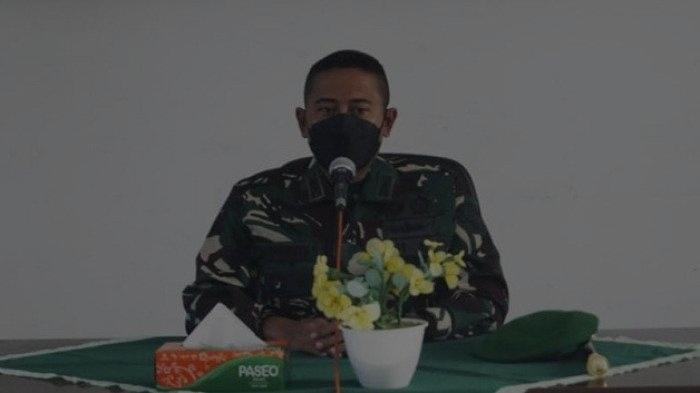
#> input picture data/dataset/64002924e3ef43e72bf1b820-darker1.jpg, 700 x 393 px; its folder holds only this picture in this run
$ python -i load_models.py   (imports and definitions only)
#> lines starting #> are read from the running program, lines starting #| are printed output that depends on the picture
# for load machine learning models
import datetime
import cv2
import face_recognition
import os
import shutil
import numpy
import math
import requests
from tqdm import tqdm
import sys
from PIL import Image, ImageOps, ImageEnhance

from ...core.logging import logger

# testing pr

CWD = os.getcwd()

class Models:
    def __init__(self):
        self.face_encodings = []
        self.known_face_encodings = []
        self.known_face_names = []

    # [40 lines left out: functions encodeFaces, updateDataset, not called in this run]

    def imgAugmentation(self, img):
        # Zoom to face
        try :
            frame = Image.open(img)
#> frame is the input picture: PIL image 700x393 RGB; mean R, G, B 82.6, 84.1, 83.3
            frame = frame.convert("RGB")
            cv2_input = numpy.array(frame)
            detector = cv2.FaceDetectorYN.create(f"{CWD}/ml-models/face_detection_yunet/face_detection_yunet_2022mar.onnx", "", (320, 320))
            height, width, channels = cv2_input.shape
            detector.setInputSize((width, height))
            channel, faces = detector.detect(cv2_input)
            faces = faces if faces is not None else []
            boxes = []
            for face in faces:
                box = list(map(int, face[:4]))
                boxes.append(box)
                x = box[0]
                y = box[1]
                w = box[2]
                h = box[3]
                faceCropped = cv2_input[y:y + h, x:x + w]
            if len(boxes) == 1:
                cv2.imwrite(img , cv2.cvtColor(faceCropped, cv2.COLOR_BGR2RGB))
        except :
           pass
        input_img = Image.open(img)
        input_img = input_img.convert('RGB')
        # Flip Image
        img_flip = ImageOps.flip(input_img)
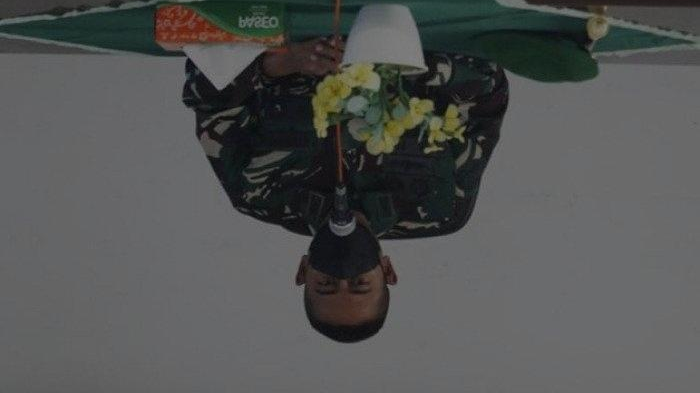
#> img_flip: PIL image 700x393 RGB; mean R, G, B 82.6, 84.1, 83.3
        img_flip.save(f"{img.split('.jpg')[0]}-flipped.jpg")
        # Mirror Image
        img_mirror = ImageOps.mirror(input_img)
        img_mirror.save(f"{img.split('.jpg')[0]}-mirrored.jpg")
        # Rotate Image
        img_rot1 = input_img.rotate(30)
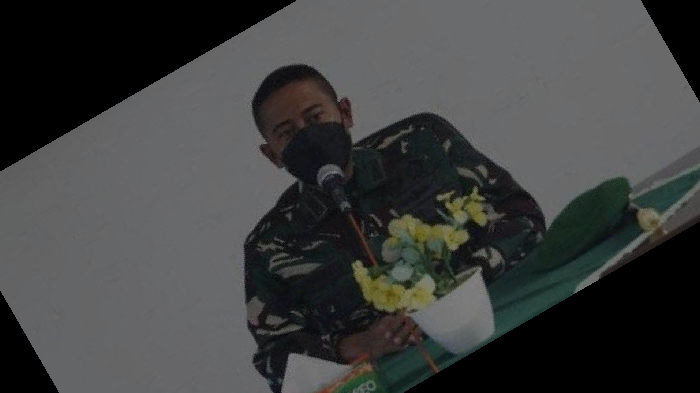
#> img_rot1: PIL image 700x393 RGB; mean R, G, B 63.9, 65.2, 64.6
        img_rot1.save(f"{img.split('.jpg')[0]}-rotated1.jpg")
        img_rot2 = input_img.rotate(330)
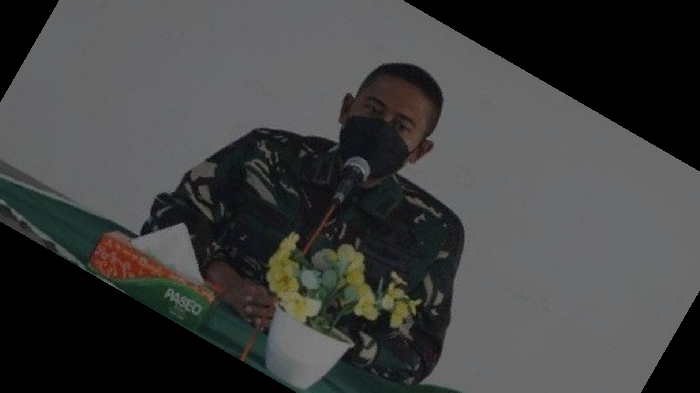
#> img_rot2: PIL image 700x393 RGB; mean R, G, B 65.2, 65.9, 65.4
        img_rot2.save(f"{img.split('.jpg')[0]}-rotated2.jpg")
        # Adjust Brightness
        enhancer = ImageEnhance.Brightness(input_img)
        im_darker = enhancer.enhance(0.5)
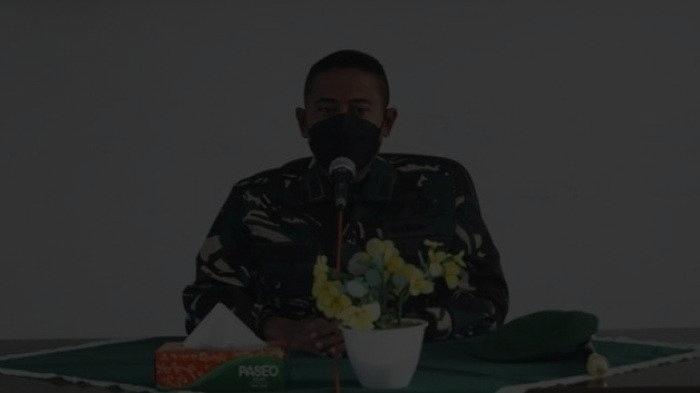
#> im_darker: PIL image 700x393 RGB; mean R, G, B 41.1, 41.8, 41.4
        im_darker.save(f"{img.split('.jpg')[0]}-darker1.jpg")
        im_darker2 = enhancer.enhance(0.7)
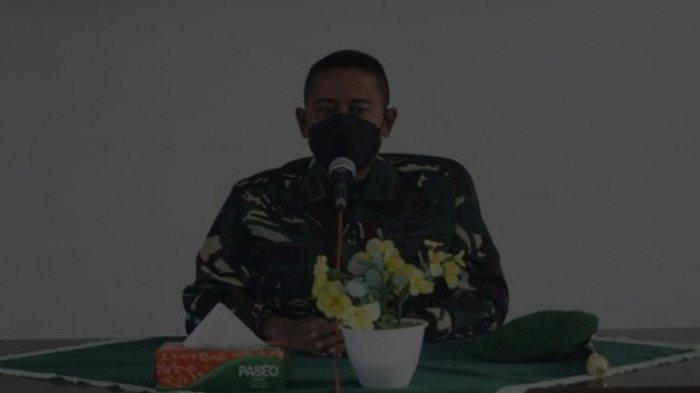
#> im_darker2: PIL image 700x393 RGB; mean R, G, B 57.4, 58.4, 57.9
        im_darker2.save(f"{img.split('.jpg')[0]}-darker2.jpg")
        enhancer = ImageEnhance.Brightness(input_img)
        im_darker = enhancer.enhance(1.2)
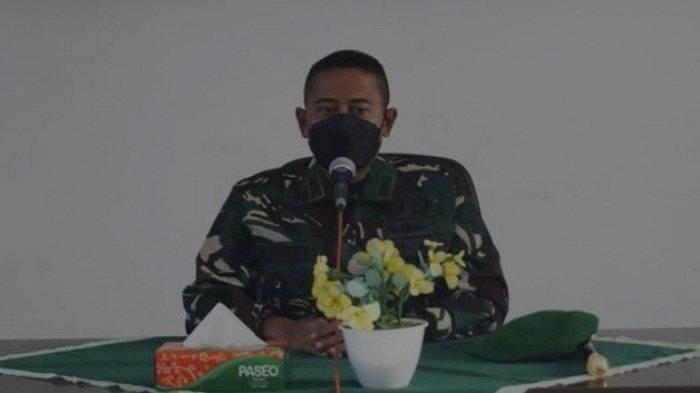
#> im_darker: PIL image 700x393 RGB; mean R, G, B 98.8, 100.6, 99.6
        im_darker.save(f"{img.split('.jpg')[0]}-brighter1.jpg")
        im_darker2 = enhancer.enhance(1.5)
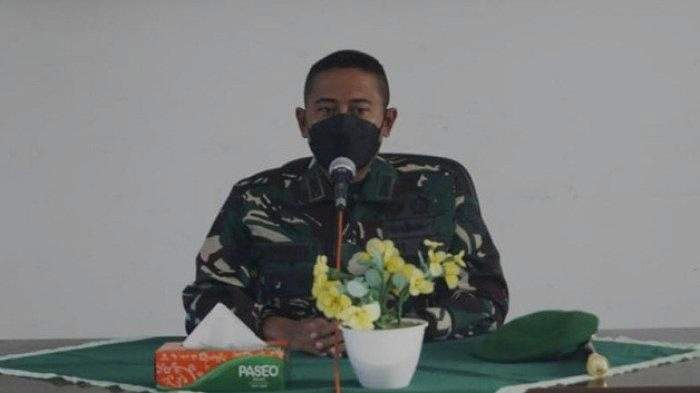
#> im_darker2: PIL image 700x393 RGB; mean R, G, B 123.7, 125.9, 124.7
        im_darker2.save(f"{img.split('.jpg')[0]}-brighter2.jpg")

    # [53 lines left out: functions getFaceCoordinates, resize, not called in this run]

>>> result = Models().imgAugmentation('../../../data/dataset/64002924e3ef43e72bf1b820-darker1.jpg')

$ run again, on data/dataset/64002924e3ef43e72bf1b823-darker1.jpg
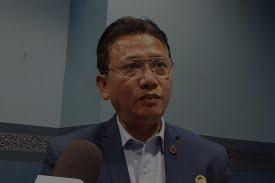
#> input picture data/dataset/64002924e3ef43e72bf1b823-darker1.jpg, 275 x 183 px
#> in imgAugmentation, frame is the input picture: PIL image 275x183 RGB; mean R, G, B 63.1, 63.6, 65.5
#> in imgAugmentation, `img_rot2 = input_img.rotate(330)`:
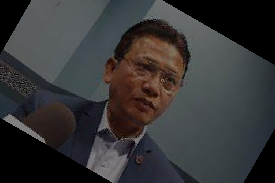
#> img_rot2: PIL image 275x183 RGB; mean R, G, B 54.3, 54, 54.8
#> in imgAugmentation, `im_darker2 = enhancer.enhance(1.5)`:
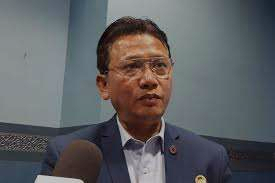
#> im_darker2: PIL image 275x183 RGB; mean R, G, B 94.4, 95.2, 98

$ run again, on data/dataset/64002924e3ef43e72bf1b839-darker1.jpg
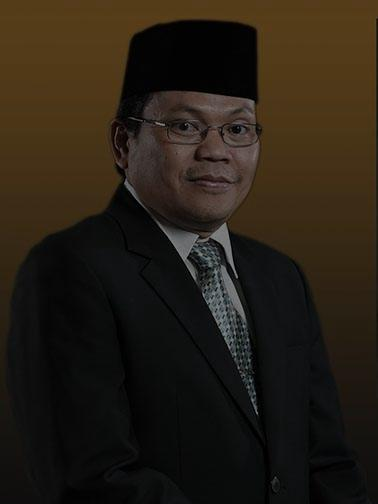
#> input picture data/dataset/64002924e3ef43e72bf1b839-darker1.jpg, 378 x 504 px
#> in imgAugmentation, frame is the input picture: PIL image 378x504 RGB; mean R, G, B 39.1, 31.2, 20.6
#> in imgAugmentation, `img_flip = ImageOps.flip(input_img)`:
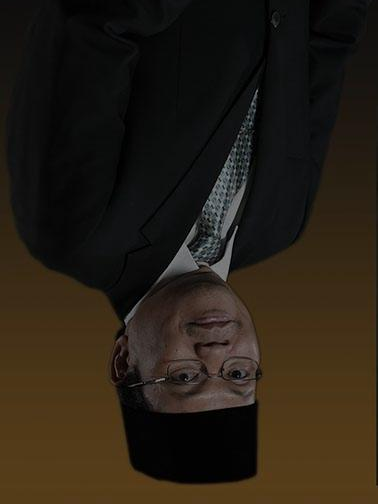
#> img_flip: PIL image 378x504 RGB; mean R, G, B 39.1, 31.2, 20.6
#> in imgAugmentation, `im_darker2 = enhancer.enhance(1.5)`:
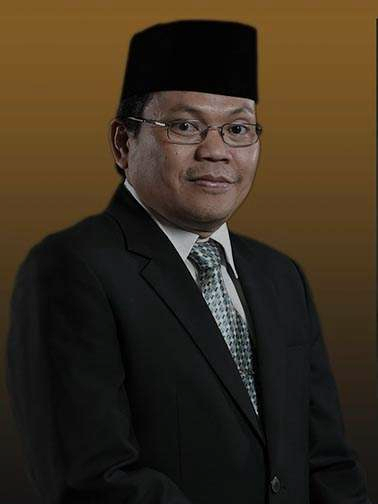
#> im_darker2: PIL image 378x504 RGB; mean R, G, B 58.4, 46.6, 30.7

$ run again, on data/dataset/64002924e3ef43e72bf1b843-darker1.jpg
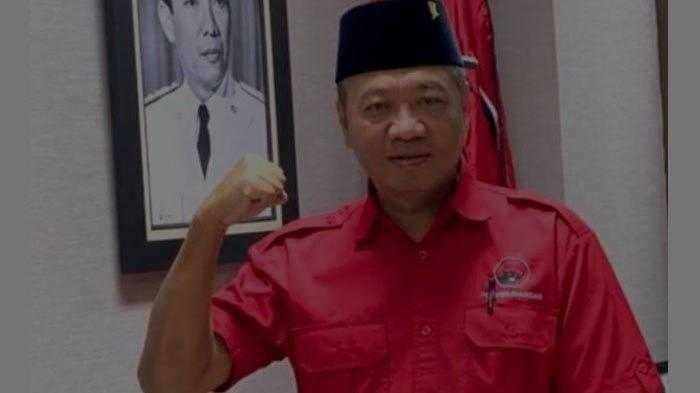
#> input picture data/dataset/64002924e3ef43e72bf1b843-darker1.jpg, 700 x 393 px
#> in imgAugmentation, frame is the input picture: PIL image 700x393 RGB; mean R, G, B 96.8, 66.3, 71.7
#> in imgAugmentation, `im_darker2 = enhancer.enhance(1.5)`:
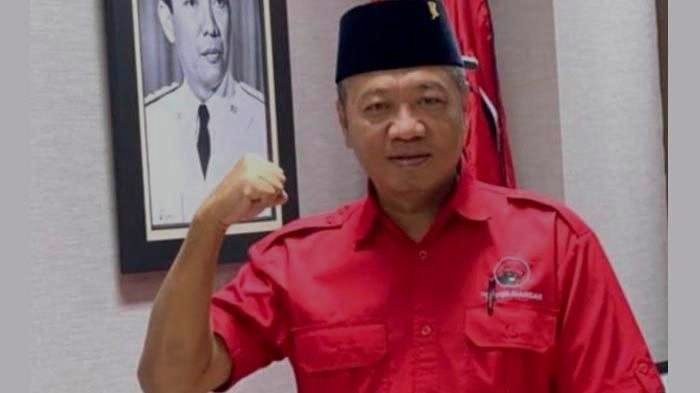
#> im_darker2: PIL image 700x393 RGB; mean R, G, B 145, 99.2, 107.3
